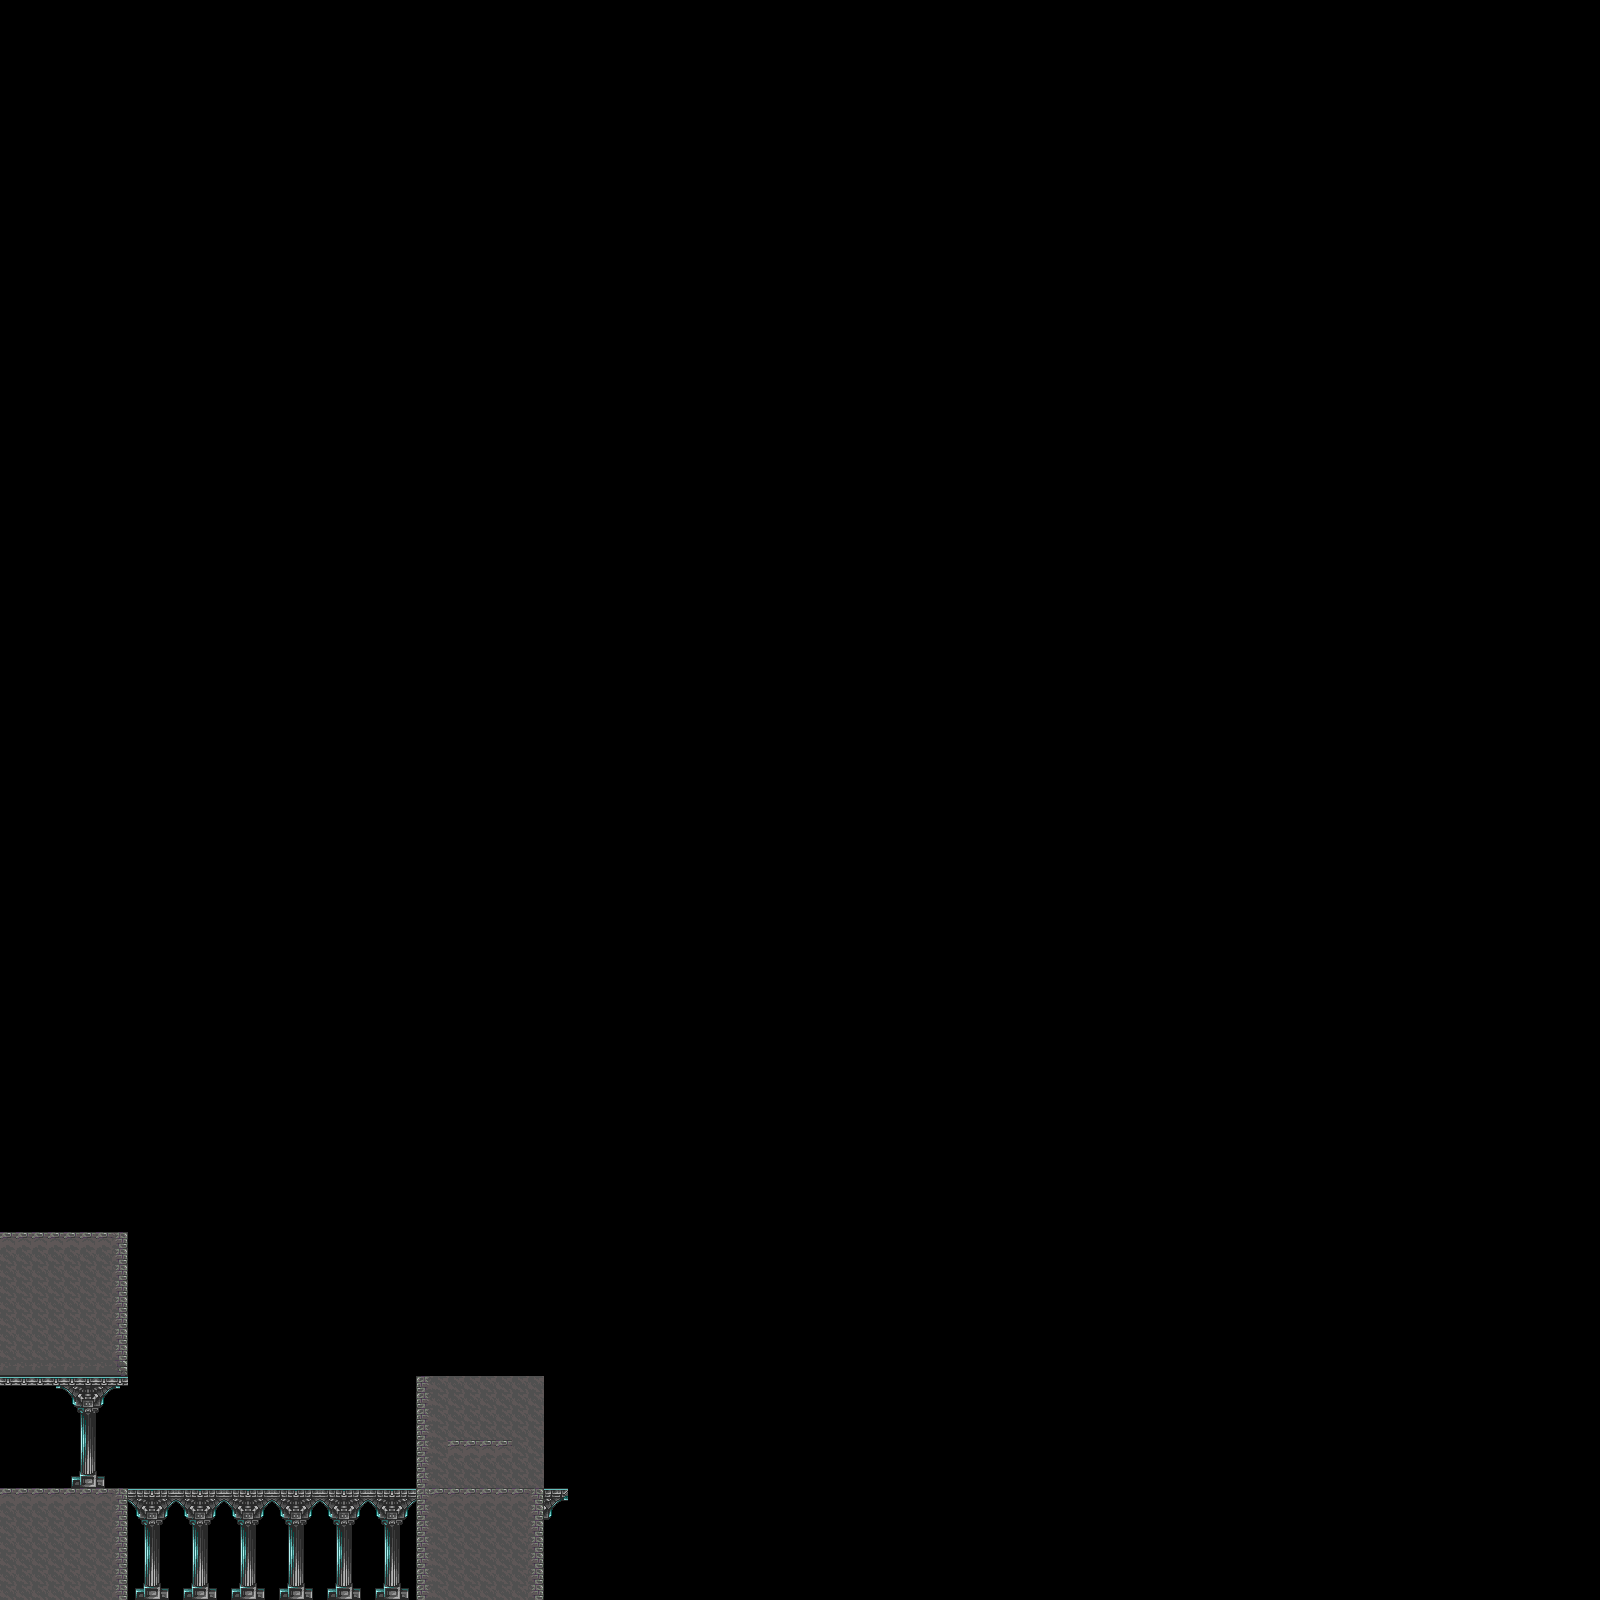

This is a level from a 2D game, rendered from its Tiled map with the project's own tilesets. A one-line summary and the map file follow, with tile-layer data summarised:
An orthogonal 100x100 tile map with 16x16 px tiles, 2 tile layers (Near Background, Platforms) and 11 objects.

<map version="1.0" orientation="orthogonal" renderorder="right-down" width="100" height="100" tilewidth="16" tileheight="16" nextobjectid="1">
 <tileset firstgid="1" name="twilight-tiles" tilewidth="16" tileheight="16" tilecount="256">
  <image source="../../assets/spritesheets/castle/twilight-tiles.png" trans="6f6d51" width="256" height="256" />
  <tile id="7">
   <objectgroup draworder="index">
    <object id="0" x="0" y="0" width="16" height="16" />
   </objectgroup>
  </tile>
  <tile id="8">
   <objectgroup draworder="index">
    <object id="0" x="0" y="0" width="16" />
    <object id="0" x="0" y="0" width="16" height="16" />
   </objectgroup>
  </tile>
  <tile id="9">
   <objectgroup draworder="index">
    <object id="0" x="0" y="0" width="16" height="16" />
   </objectgroup>
  </tile>
  <tile id="25">
   <objectgroup draworder="index">
    <object id="0" x="0" y="0" width="16" height="16" />
   </objectgroup>
  </tile>
  <tile id="40">
   <objectgroup draworder="index">
    <object id="0" x="0" y="0" width="16" height="16" />
   </objectgroup>
  </tile>
  <tile id="41">
   <objectgroup draworder="index">
    <object id="0" x="0" y="0" width="16" height="16" />
   </objectgroup>
  </tile>
  <tile id="44">
   <objectgroup draworder="index">
    <object id="0" x="0" y="0" width="16" height="16" />
   </objectgroup>
  </tile>
  <tile id="66">
   <objectgroup draworder="index">
    <object id="0" x="0" y="0" width="16" height="16" />
   </objectgroup>
  </tile>
  <tile id="67">
   <objectgroup draworder="index">
    <object id="0" x="0" y="0" width="16" height="16" />
   </objectgroup>
  </tile>
  <tile id="68">
   <objectgroup draworder="index">
    <object id="0" x="0" y="0" width="16" height="16" />
   </objectgroup>
  </tile>
 </tileset>
 <layer name="Near Background" width="100" height="100">
  <data>[10000 cells, 24 non-empty, 23 distinct tile ids]</data>
 </layer>
 <layer name="Platforms" width="100" height="100">
  <data>[10000 cells, 377 non-empty, 31 distinct tile ids]</data>
 </layer>
</map>
